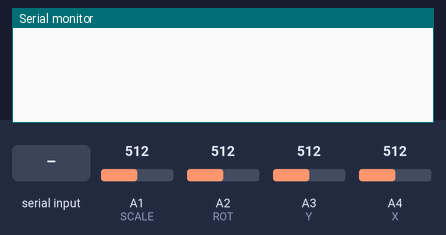
This sketch was run on a simulated Arduino Uno, built with avr-gcc and run on an emulated ATmega328P. On the bench: the last lines printed to the serial monitor. The test bench sets the inputs (shaded band); at power-on: A1 (SCALE) = 512, A2 (ROT) = 512, A3 (Y) = 512, A4 (X) = 512.

Above: at 1.2 s.
1.3 s: "90,45,200\n" received over Serial
At 2.4 s:
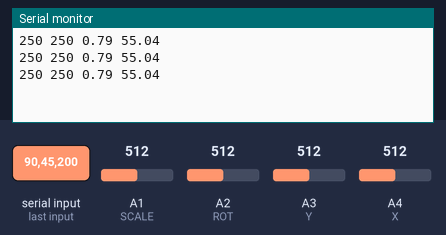
4.2 s: A1 (SCALE) set to 716
At 4.8 s:
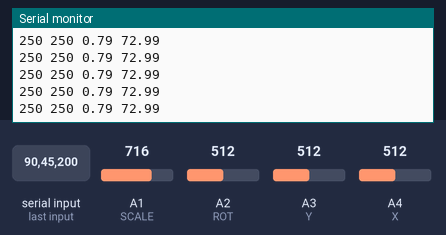
5.7 s: A2 (ROT) set to 716
At 6.4 s:
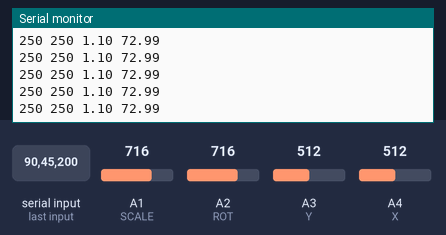
8.7 s: A3 (Y) set to 716
At 9.5 s:
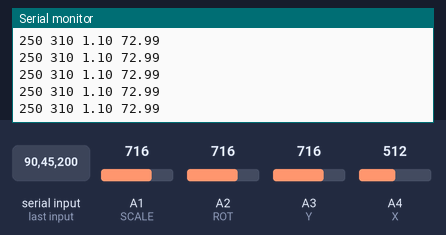
11.7 s: A4 (X) set to 716
At 12.3 s:
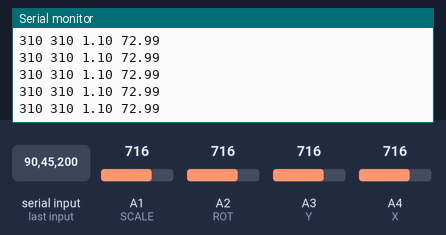
13.2 s: A1 (SCALE) set to 992
At 13.7 s:
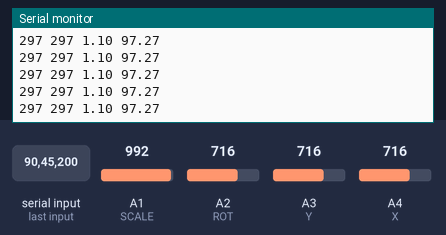
Timing chart, 0 to 15.7 s (numbered marks = the images above; inputs shaded):
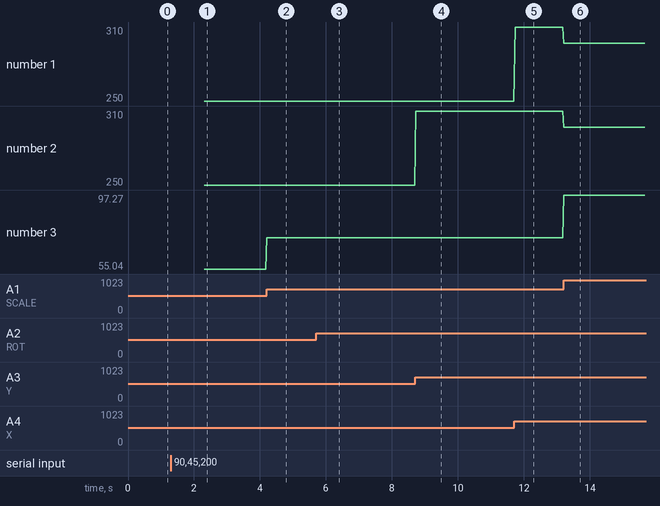

Measured:
- after the input at 1.3 s, the serial monitor: prints a new line after 1.0 s (image 1)
- after the input at 4.2 s, the serial monitor: prints a new line at once (image 2)
- after the input at 5.7 s, the serial monitor: prints a new line at once (image 3)
- after the input at 8.7 s, the serial monitor: prints a new line at once (image 4)
- after the input at 11.7 s, the serial monitor: prints a new line at once (image 5)
- after the input at 13.2 s, the serial monitor: prints a new line at once (image 6)
- plotted number 1: 310 → 297 after the input at 13.2 s
- plotted number 2: 250 → 310 after the input at 8.7 s, 310 → 297 after the input at 13.2 s

The sketch:

squareMatch.ino
```cpp
#include <math.h>

// Enums
enum Gamestate{
  STATE_IDLE,
  STATE_INPUT
};

// Square Object
class Square{
  public:
    long x;
    long y;
    float rot;
    float scale;
    Square(): x {0}, y {0}, rot {0.0}, scale {0.0} {};
};

// Math Global Constants
const double e = 2.718281828459;

// Pin Global Constants
const int X = A4;
const int Y = A3;
const int ROT = A2;
const int SCALE = A1;

// Game Global Constants
const int BAUDRATE = 9600;
const int DELAY = 30;
const double WINDOW_WIDTH = 1000;
const double WINDOW_HEIGHT = 500;
const double MIN_SCALE = 10.0;
const double MAX_SCALE = 100.0;
const double MIN_ROT = 0.0;
const double MAX_ROT = PI / 2.0;
const long START_TIME_WINDOW = 10000;
const long TIME_LOSS_PER_SCORE = 100;
const long MIN_TIME_WINDOW = 5000;
const double START_ALLOTED_ERROR = 0.10;
const double LENIENCE_LOSS_PER_SCORE = 0.05;
const long RESET_TIME = 2000;

// Game Global Variables
Gamestate gameState;
Square goalSquare;
Square userSquare;
long rawx {0};
long rawy {0};
double rawRot {0};
double rawScale {0};
double percentError {0};
double allotedError {0.0};
int score {0};
unsigned long currentTime {0};
unsigned long timeStart {0};

void setup() {
  // Serial setup
  Serial.begin(BAUDRATE);

  // Initialize each potentiometer
  pinMode(X, INPUT);
  pinMode(Y, INPUT);
  pinMode(ROT, INPUT);
  pinMode(SCALE, INPUT);

  // Start by waiting for python serial message
  gameState = STATE_IDLE;
}

void loop() {
  // IDLE
  if(gameState == STATE_IDLE){
    // Mark Current Time
    currentTime = millis();
    // Reset Scores if in STATE_IDLE for too long
    if((currentTime- timeStart) > RESET_TIME){
      score = 0;
      allotedError = START_ALLOTED_ERROR;
      timeStart = millis();
    }
    // If Serial Message Found
    if(Serial.available() > 0){
      // Fill Goal Square with Values from Serial
      goalSquare.x = Serial.parseInt();
      goalSquare.y = Serial.parseInt();
      goalSquare.rot = Serial.parseFloat();
      goalSquare.scale = Serial.parseFloat();
      // Clear out Rest of Serial
      while(Serial.available() > 0) Serial.read();
      // Update Alloted Error
      allotedError = START_ALLOTED_ERROR * pow(e, (-1 * LENIENCE_LOSS_PER_SCORE * score));
      // Begin Detecting Input
      gameState = STATE_INPUT;
    }
  }
  // INPUT
  if(gameState == STATE_INPUT){
    // Get Raw Data
    rawx = analogRead(X);
    rawy = analogRead(Y);
    rawRot = analogRead(ROT);
    rawScale = analogRead(SCALE);
    // Remap to fit domain
    userSquare.rot = rawRot * (MAX_ROT) / (1023);
    userSquare.scale = MIN_SCALE + (rawScale / 1023.0) * (MAX_SCALE - MIN_SCALE);
    userSquare.x = map(rawx, 0, 1023, round(0 + userSquare.scale * cos(userSquare.rot) + userSquare.scale * sin(userSquare.rot)), round((double(WINDOW_WIDTH) / 2.0) - (userSquare.scale * cos(userSquare.rot) + userSquare.scale * sin(userSquare.rot))));
    userSquare.y = map(rawy, 0, 1023, round(0 + userSquare.scale * cos(userSquare.rot) + userSquare.scale * sin(userSquare.rot)), round(double(WINDOW_HEIGHT) - (userSquare.scale * cos(userSquare.rot) + userSquare.scale * sin(userSquare.rot))));
    // Write to Serial to update user_square in python
    Serial.print(userSquare.x); Serial.print(" ");
    Serial.print(userSquare.y); Serial.print(" ");
    Serial.print(userSquare.rot); Serial.print(" ");
    Serial.println(userSquare.scale);
    // Calculate Percent Error
    percentError = (
      ((abs(userSquare.x + (double(WINDOW_WIDTH) / 2.0) - goalSquare.x) / (double(WINDOW_WIDTH) / 2.0)) +
      (abs(userSquare.y - goalSquare.y) / double(WINDOW_HEIGHT)) +
      (abs(log(userSquare.scale / goalSquare.scale) / log(MAX_SCALE / MIN_SCALE))) +
      ((PI/4) - abs(fmod(abs(userSquare.rot - goalSquare.rot), (PI/2)) - (PI/4))) / (PI/4))
    ) / 4.0;
    // On Success
    if(percentError < allotedError){
      // Increment Score
      score++;
      // Return to Idle State
      gameState = STATE_IDLE;
    }
    // Refresh
    delay(DELAY);
  }
}
```
